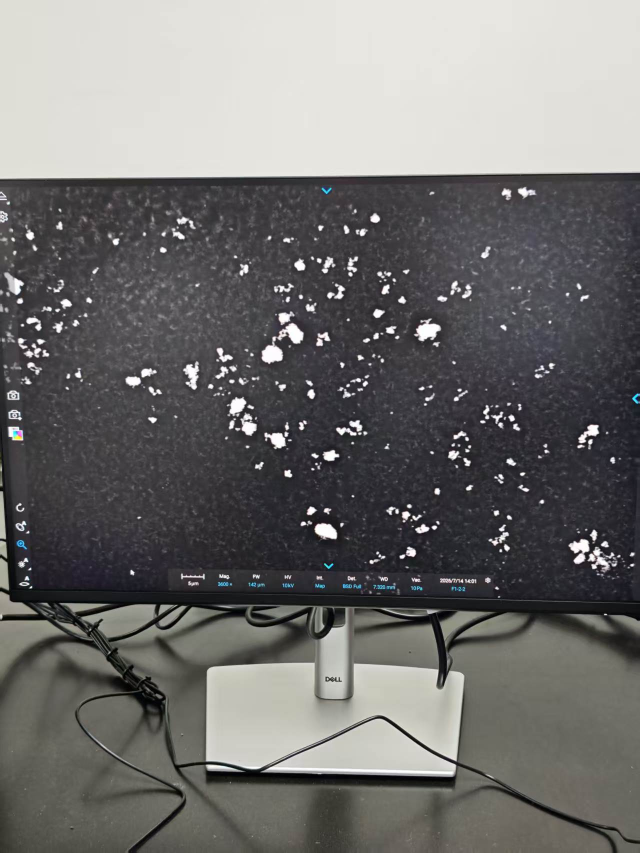
#> input picture sem_pipeline/data/14.jpg, 1279 x 1706 px (shown at 1/2 size)
$ python manual_pipeline_14_16.py
#> lines starting #> are read from the running program, lines starting #| are printed output that depends on the picture
### sem_analysis/src/sem_analysis/annotator.py
"""Interactive line-drawing annotator for homography correction.

Draw ANY 4 lines passing through the 4 edges of the screen.
All 6 pairwise intersections are computed; the 4 that form the largest
convex quadrilateral are used as corners for perspective warp.

Controls
--------
  LEFT CLICK    — place a point (2 points = 1 line)
  RIGHT CLICK   — undo last point / last line
  r             — reset all lines
  c / ESC       — cancel
  s             — save result (after 4 lines drawn)
  + / -         — zoom in / out
  Mouse wheel   — scroll to zoom
  Middle drag   — pan

Usage
-----
  uv run python -m sem_analysis.annotator SEM_imgs/00.jpg
"""

from __future__ import annotations

import itertools
import json
import sys
from dataclasses import dataclass, field
from pathlib import Path

import cv2
import numpy as np
from numpy.typing import NDArray

# ---------------------------------------------------------------------------
# geometry helpers
# ---------------------------------------------------------------------------

# [118 lines left out: functions _line_intersection, _find_quad_corners, _extend_line_to_bounds, not called in this run]


# ---------------------------------------------------------------------------
# state
# ---------------------------------------------------------------------------

LINE_COLORS = [(0, 255, 255), (255, 200, 0), (200, 0, 255), (128, 255, 128)]


@dataclass
class State:
    image: NDArray
    zoom: float = 1.0
    pan_x: float = 0.0
    pan_y: float = 0.0

    lines: list[NDArray[np.floating]] = field(default_factory=list)
    current_pts: list[NDArray[np.floating]] = field(default_factory=list)
    corners: list[tuple[float, float]] | None = None

    @property
    def image_h(self) -> int:
        return self.image.shape[0]

    @property
    def image_w(self) -> int:
        return self.image.shape[1]

    # [5 lines left out: function invert_transform, not called in this run]


# ---------------------------------------------------------------------------
# drawing
# ---------------------------------------------------------------------------

def _draw(state: State, window_name: str) -> None:
    h, w = state.image_h, state.image_w
    zw = int(w * state.zoom)
    zh = int(h * state.zoom)
    display = cv2.resize(state.image, (zw, zh))
    display = cv2.copyMakeBorder(
        display, 20, 20, 20, 20, cv2.BORDER_CONSTANT, value=(64, 64, 64),
    )
    ox = int(20 + state.pan_x)
    oy = int(20 + state.pan_y)

    def to_disp(pt: NDArray[np.floating]) -> tuple[int, int]:
        return (int(pt[0] * state.zoom + ox), int(pt[1] * state.zoom + oy))

    # draw completed lines
    for i, pts in enumerate(state.lines):
        color = LINE_COLORS[i % 4]
        ep1, ep2 = _extend_line_to_bounds(pts[0], pts[1], w, h)
        cv2.line(display, to_disp(ep1), to_disp(ep2), color, 2, cv2.LINE_AA)
        cv2.circle(display, to_disp(pts[0]), 4, color, -1)
        cv2.circle(display, to_disp(pts[1]), 4, color, -1)

    # current line
    for pt in state.current_pts:
        cv2.circle(display, to_disp(pt), 6, (0, 255, 0), -1)
    if len(state.current_pts) == 2:
        ep1, ep2 = _extend_line_to_bounds(
            state.current_pts[0], state.current_pts[1], w, h,
        )
        cv2.line(display, to_disp(ep1), to_disp(ep2), (0, 255, 0), 2, cv2.LINE_AA)

    # corners
    if state.corners is not None:
        labels = ("TL", "TR", "BR", "BL")
        for i, (cx, cy) in enumerate(state.corners):
            if np.isfinite(cx) and np.isfinite(cy):
                cpt = np.array([cx, cy], dtype=np.float32)
                cv2.circle(display, to_disp(cpt), 8, (0, 0, 255), -1)
                cv2.putText(display, labels[i],
                            (to_disp(cpt)[0] + 10, to_disp(cpt)[1] - 10),
                            cv2.FONT_HERSHEY_SIMPLEX, 0.6, (0, 0, 255), 2)

    # status
    n_lines = len(state.lines)
    if n_lines < 4:
        if len(state.current_pts) == 0:
            status = f"Line {n_lines + 1}/4 — click first point"
        else:
            status = f"Line {n_lines + 1}/4 — click second point"
    else:
        status = "All 4 lines done! [s to save] [r to restart]"
        if state.corners is None:
            status += " (no valid quad — adjust lines)"
    cv2.putText(display, status, (10, display.shape[0] - 10),
                cv2.FONT_HERSHEY_SIMPLEX, 0.55, (255, 255, 255), 1, cv2.LINE_AA)

    hint = "Draw 4 lines passing through screen edges (any order). LEFT: point | RIGHT: undo | R: reset | S: save"
    cv2.putText(display, hint, (10, 25),
                cv2.FONT_HERSHEY_SIMPLEX, 0.45, (200, 200, 200), 1, cv2.LINE_AA)

    cv2.imshow(window_name, display)


# ---------------------------------------------------------------------------
# mouse callback
# ---------------------------------------------------------------------------

def _make_mouse_cb(state: State):
    dragging = [False]
    last_pt = [0, 0]

    # [40 lines left out: function cb, not called in this run]

    return cb


# ---------------------------------------------------------------------------
# main loop
# ---------------------------------------------------------------------------

def annotate_image(image: NDArray) -> list[tuple[float, float]] | None:
    """Open an interactive window to annotate 4 screen edges."""
    state = State(image=image)
    window = "SEM Annotator — draw 4 lines along screen edges"

    cv2.namedWindow(window, cv2.WINDOW_NORMAL)
    cv2.resizeWindow(window, min(image.shape[1], 1600), min(image.shape[0], 900))
    cv2.setMouseCallback(window, _make_mouse_cb(state))

    while True:
        _draw(state, window)
        key = cv2.waitKey(30) & 0xFF

        if key in (27, ord("c")):
            cv2.destroyWindow(window)
            return None

        if key == ord("r"):
            state.lines.clear()
            state.current_pts.clear()
            state.corners = None

        if key == ord("s") and state.corners is not None:
            cv2.destroyWindow(window)
            return state.corners

        if key in (ord("+"), ord("=")):
            cx, cy = state.image_w / 2, state.image_h / 2
            nz = min(5.0, state.zoom * 1.2)
            state.pan_x = (state.pan_x + cx * state.zoom) - cx * nz
            state.pan_y = (state.pan_y + cy * state.zoom) - cy * nz
            state.zoom = nz
        if key == ord("-"):
            cx, cy = state.image_w / 2, state.image_h / 2
            nz = max(0.1, state.zoom * 0.8)
            state.pan_x = (state.pan_x + cx * state.zoom) - cx * nz
            state.pan_y = (state.pan_y + cy * state.zoom) - cy * nz
            state.zoom = nz
        if key == ord("0"):
            state.zoom = 1.0; state.pan_x = 0.0; state.pan_y = 0.0
        if key == 81: state.pan_x -= 40
        if key == 83: state.pan_x += 40
        if key == 82: state.pan_y -= 40
        if key == 84: state.pan_y += 40

    return None


# ---------------------------------------------------------------------------
# CLI
# ---------------------------------------------------------------------------

# [76 lines left out: function main, not called in this run]


# [2 lines that do not run on import are left out]

### sem_pipeline/tools/manual_pipeline_14_16.py
"""Manual-annotation pipeline for 14.jpg and 16.jpg.

Replaces the automatic blue-mask homography detection with manual line annotation
of the display bezel edges.  Each image is processed independently (not as
replicates); a combined histogram and cumulative ECD plot are produced.

Usage
-----
    cd sem_pipeline && uv run python tools/manual_pipeline_14_16.py
"""

from __future__ import annotations

import json
from pathlib import Path

import cv2
import matplotlib
matplotlib.use("Agg")
import matplotlib.pyplot as plt
import numpy as np
import pandas as pd
from scipy import stats

from sem_analysis.annotator import annotate_image
from sem_analysis.filter import classify_particles
from sem_analysis.homography import apply_homography
from sem_analysis.scale_bar import detect
from sem_analysis.segment import segment

from sem_pipeline.annotate import annotate_particles
from sem_pipeline.config import DATA_DIR, GROUP_COLORS, OUTPUT_SUBDIRS
from sem_pipeline.crop import crop_sem_region
from sem_pipeline.feret import compute_feret_min_all
from sem_pipeline.histogram import save_combined_histogram, save_histogram

IMAGES = ["14.jpg", "16.jpg"]
OUTPUT_DIR = OUTPUT_SUBDIRS["corrected"].parent


def _ensure_dirs() -> dict[str, Path]:
    dirs = OUTPUT_SUBDIRS.copy()
    for d in dirs.values():
        d.mkdir(parents=True, exist_ok=True)
    return dirs


def _resolve_scale(name: str, rectified: np.ndarray) -> float:
    bar = detect(rectified)
    if bar and bar.get("bar_px", 0) > 0:
        phys = input(
            f"  [{name}] Scale bar detected: {bar['bar_px']:.0f} px. "
            f"Enter physical length in nm: "
        )
        try:
            return float(phys) / bar["bar_px"]
        except ValueError:
            pass

    manual = input(f"  [{name}] Scale bar not detected. Enter nm/px manually: ")
    try:
        return float(manual)
    except ValueError:
        return 0.0


def process_one(
    fpath: Path,
    dirs: dict[str, Path],
    results: dict,
) -> None:
    name = fpath.stem
    print(f"\n{'=' * 60}")
    print(f"  {fpath.name}")
    print(f"{'=' * 60}")

    img = cv2.imread(str(fpath))
#> img is the input picture: shape (1706, 1279, 3); mean B, G, R 110.8, 111.9, 112.8
    if img is None:
        print("  ERROR: cannot read")
        return

    # ------------------------------------------------------------------
    # 1) manual line annotation
    # ------------------------------------------------------------------
    print("  → draw 4 lines along the display bezel edges (any order)")
    print("    2 clicks per line  |  RIGHT = undo  |  R = reset  |  S = save")
    corners = annotate_image(img)
#> in _draw, `cv2.imshow(window_name, display)`:
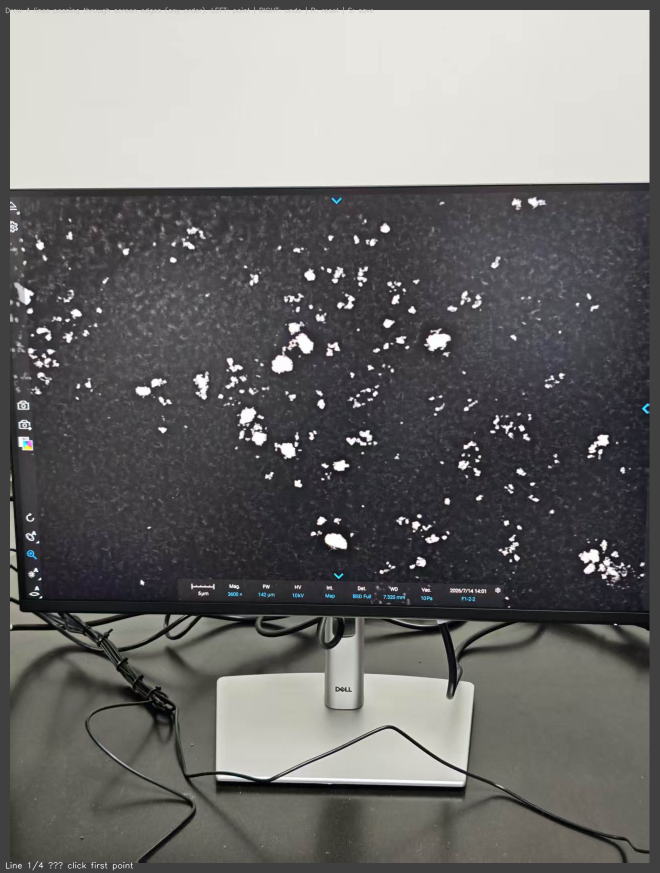
#> window 'SEM Annotator — draw 4 lines a': shape (1746, 1319, 3) (shown at 1/2 size); mean B, G, R 108.4, 109.5, 110.3
#> (key Esc is pressed here)
    if corners is None:
        print("  Cancelled by user.")
        return

    labels = ("TL", "TR", "BR", "BL")
    print("  Corners:")
    for i, (cx, cy) in enumerate(corners):
        print(f"    {labels[i]}: ({cx:.1f}, {cy:.1f})")

    # ------------------------------------------------------------------
    # 2) homography
    # ------------------------------------------------------------------
    c_arr = np.array(corners, dtype=np.float32)
    rectified = apply_homography(img, c_arr, target_width=1920, trust_order=True)
    print(f"  homography: {rectified.shape[1]}x{rectified.shape[0]}")

    cv2.imwrite(str(dirs["corrected"] / f"{name}_corrected.jpg"), rectified)

    jp = dirs["corrected"] / f"{name}_corners.json"
    jp.write_text(
        json.dumps(
            {
                "image": str(fpath.name),
                "src_resolution": [img.shape[1], img.shape[0]],
                "corners": {
                    labels[i]: [round(cx, 2), round(cy, 2)]
                    for i, (cx, cy) in enumerate(corners)
                },
            },
            indent=2,
        ),
        encoding="utf-8",
    )

    # ------------------------------------------------------------------
    # 3) scale bar
    # ------------------------------------------------------------------
    nm_per_px = _resolve_scale(name, rectified)
    if nm_per_px <= 0:
        nm_per_px = 0.0
    print(f"  scale: {nm_per_px:.4f} nm/px")

    # ------------------------------------------------------------------
    # 4) crop → segment → classify → annotate → histogram → CSV
    # ------------------------------------------------------------------
    crop = crop_sem_region(rectified)
    print(f"  crop: {crop.shape[1]}x{crop.shape[0]}")

    labels_seg, props = segment(crop)
    df = pd.DataFrame(props)
    n = len(df)
    feret = df["feret_diameter_max"].values
    feret_nm = feret * nm_per_px if nm_per_px else feret
    print(f"  particles: {n}")

    if n == 0:
        return

    feret_min_vals = compute_feret_min_all(labels_seg, df["label"].values)

    single_mask = classify_particles(
        df["area"].values,
        df["perimeter"].values,
        df["solidity"].values,
        df["extent"].values,
        feret,
        feret_min_vals,
    )
    n_single = int(single_mask.sum())
    n_aggl = n - n_single
    print(f"  single: {n_single}  agglomerate: {n_aggl}")

    vis, feret_lines = annotate_particles(
        crop,
        labels_seg,
        df["label"].values,
        df["feret_diameter_max"].values,
        single_mask,
        nm_per_px,
    )
    cv2.imwrite(str(dirs["annotated"] / f"{name}_annotated.jpg"), vis)

    if nm_per_px:
        df["ecd_nm"] = df["ecd"] * nm_per_px
        df["feret_nm"] = df["feret_diameter_max"] * nm_per_px
        df["area_nm2"] = df["area"] * nm_per_px * nm_per_px

    if len(feret_lines) == n:
        fl = np.array(feret_lines)
        df["feret_x1"] = fl[:, 0]
        df["feret_y1"] = fl[:, 1]
        df["feret_x2"] = fl[:, 2]
        df["feret_y2"] = fl[:, 3]

    df["single"] = single_mask.astype(int)
    df.to_csv(dirs["data"] / f"{name}_particles.csv", index=False)

    size_data = feret_nm[single_mask] if n_single > 0 else feret_nm
    unit = "nm" if nm_per_px else "px"

    save_histogram(
        size_data,
        name,
        str(dirs["histograms"] / f"{name}_histogram.svg"),
        unit=unit,
    )

    feret_single = feret_nm[single_mask] if n_single > 0 else feret_nm
    print(
        f"  Feret: mean={feret_single.mean():.1f} "
        f"median={np.median(feret_single):.1f} "
        f"min={feret_single.min():.1f} "
        f"max={feret_single.max():.1f} {unit}"
    )
    print(f"  saved: corrected, annotated, CSV, histogram")

    results["summary_rows"].append(
        {
            "image": name,
            "n": n_single,
            "n_total": n,
            "mean_nm": float(feret_single.mean()),
            "median_nm": float(np.median(feret_single)),
            "std_nm": float(feret_single.std()),
            "min_nm": float(feret_single.min()),
            "max_nm": float(feret_single.max()),
            "scale_nm_px": nm_per_px,
        }
    )
    results["all_sizes"][name] = feret_single


# ---------------------------------------------------------------------------
# combined outputs
# ---------------------------------------------------------------------------

def _write_summary(results: dict, dirs: dict[str, Path]) -> None:
    rows = results.get("summary_rows", [])
    if not rows:
        return
    summary_df = pd.DataFrame(rows)
    summary_df.to_csv(dirs["data"] / "summary_14_16.csv", index=False)
    print("\n" + "=" * 60)
    print("PER-IMAGE SUMMARY (Feret diam.)")
    print("=" * 60)
    for r in rows:
        print(
            f"  {r['image']}: n={r['n']:4d}  mean={r['mean_nm']:6.0f}  "
            f"median={r['median_nm']:6.0f}  std={r['std_nm']:5.0f} nm"
        )


def _resolve_combined_unit(results: dict) -> str:
    rows = results.get("summary_rows", [])
    for r in rows:
        if r.get("scale_nm_px", 0) <= 0:
            return "px"
    return "nm"


def _write_combined_histogram(results: dict, dirs: dict[str, Path]) -> None:
    all_sizes = results.get("all_sizes", {})
    if len(all_sizes) < 2:
        return

    group_vals = []
    group_labels = []
    for name, arr in all_sizes.items():
        group_vals.append(arr)
        group_labels.append(f"{name} (n={len(arr)})")

    unit = _resolve_combined_unit(results)
    save_combined_histogram(
        group_vals,
        group_labels,
        GROUP_COLORS,
        str(dirs["histograms"] / "combined_histogram_14_16.svg"),
        unit=unit,
    )
    all_vals = np.concatenate(group_vals)
    print(f"\nCombined histogram saved (n={len(all_vals)})")


def _write_cumulative_ecd(results: dict, dirs: dict[str, Path]) -> None:
    all_sizes = results.get("all_sizes", {})
    if not all_sizes:
        return

    combined = np.concatenate(list(all_sizes.values()))

    fig, ax = plt.subplots(figsize=(10, 6))

    for (k, v), c in zip(all_sizes.items(), ["#2166ac", "#b2182b"]):
        vs = np.sort(v)
        cy = np.arange(1, len(vs) + 1) / len(vs) * 100.0
        ax.plot(vs, cy, color=c, lw=1.5, alpha=0.7, label=f"{k} (n={len(v)})")

    cs = np.sort(combined)
    cc = np.arange(1, len(cs) + 1) / len(cs) * 100.0
    ax.plot(cs, cc, "k-", lw=2.5, label=f"Combined (n={len(combined)})")

    d10 = float(np.percentile(combined, 10))
    d50 = float(np.percentile(combined, 50))
    d90 = float(np.percentile(combined, 90))
    for val, lbl in [(d10, "D10"), (d50, "D50"), (d90, "D90")]:
        ax.axvline(val, color="gray", ls="--", alpha=0.5)
        ax.text(
            val, 52, f"  {lbl}={val:.0f}", fontsize=8,
            color="gray", rotation=90, va="bottom",
        )

    shape, loc, scale = stats.lognorm.fit(combined, floc=0)
    xf = np.linspace(float(combined.min()), float(combined.max()), 300)
    cf = stats.lognorm.cdf(xf, shape, loc, scale) * 100.0
    ax.plot(xf, cf, "r--", lw=2, label="Log-normal fit")

    mu = np.log(scale)
    sigma = shape
    mean_ln = float(np.exp(mu + sigma * sigma / 2.0))
    std_ln = float(mean_ln * np.sqrt(np.exp(sigma * sigma) - 1.0))

    ax.set_xlabel("ECD (nm)")
    ax.set_ylabel("Cumulative (%)")
    ax.set_title("Cumulative ECD Distribution — 14 & 16")
    ax.legend(fontsize=9, loc="lower right")
    ax.set_xlim(0, float(combined.max()) * 1.02)
    ax.set_ylim(0, 105)

    ax.text(
        0.97, 0.35,
        f"Log-normal fit:\n"
        f"mean = {mean_ln:.0f} nm\n"
        f"std  = {std_ln:.0f} nm\n"
        f"D10 = {d10:.0f} nm\n"
        f"D50 = {d50:.0f} nm\n"
        f"D90 = {d90:.0f} nm",
        transform=ax.transAxes, fontsize=9, ha="right", va="top",
        bbox=dict(boxstyle="round,pad=0.3", facecolor="white", alpha=0.85),
    )

    fig.tight_layout()
    out = dirs["histograms"] / "cumulative_ecd_14_16.png"
    fig.savefig(out, dpi=150)
    plt.close(fig)
    print(f"Cumulative ECD saved: {out}")


# ---------------------------------------------------------------------------
# main
# ---------------------------------------------------------------------------

def main() -> None:
    dirs = _ensure_dirs()

    results: dict = {"summary_rows": [], "all_sizes": {}}

    for img_name in IMAGES:
        fpath = DATA_DIR / img_name
        if not fpath.exists():
            print(f"SKIP: {fpath} not found")
            continue
        process_one(fpath, dirs, results)
#> pass 2 of the loop in main, `for img_name in IMAGES:`:
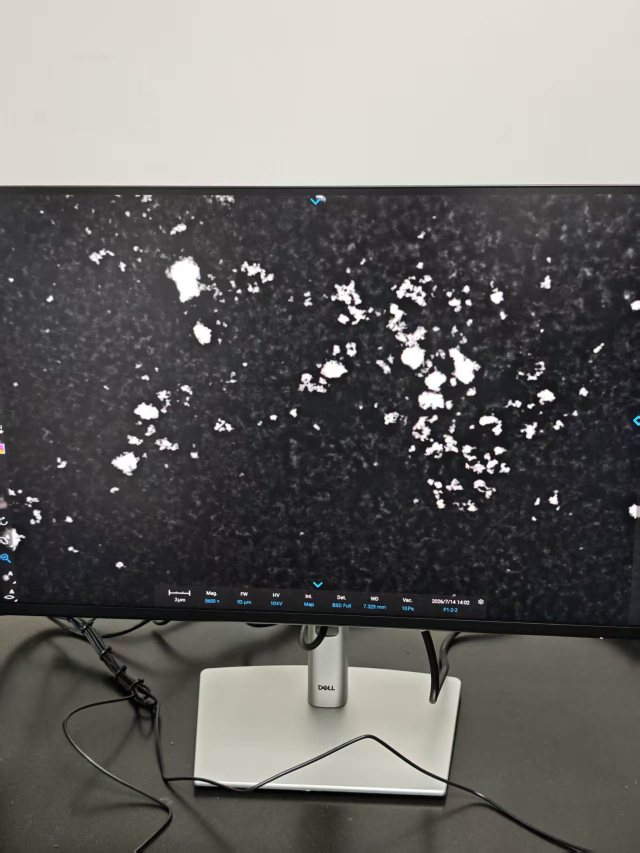
#> input picture sem_pipeline/data/16.jpg, 1279 x 1706 px (shown at 1/2 size)
#> in process_one, img is the input picture: shape (1706, 1279, 3); mean B, G, R 101.5, 104.4, 105.4
#> in _draw (call 2), `display = cv2.copyMakeBorder( display, 20, 20, 20, 20, cv2.BORDER_CONS..`:
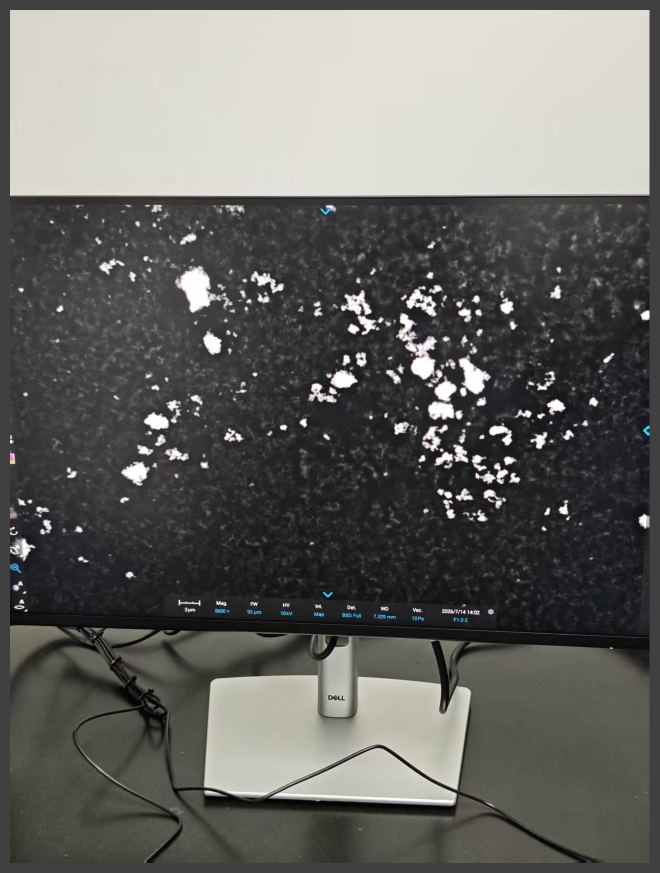
#> display: shape (1746, 1319, 3) (shown at 1/2 size); mean B, G, R 99.5, 102.3, 103.2
#> (key Enter is pressed here)

    _write_summary(results, dirs)
    _write_combined_histogram(results, dirs)
    _write_cumulative_ecd(results, dirs)

    print("\nDone.")


if __name__ == "__main__":
    main()
